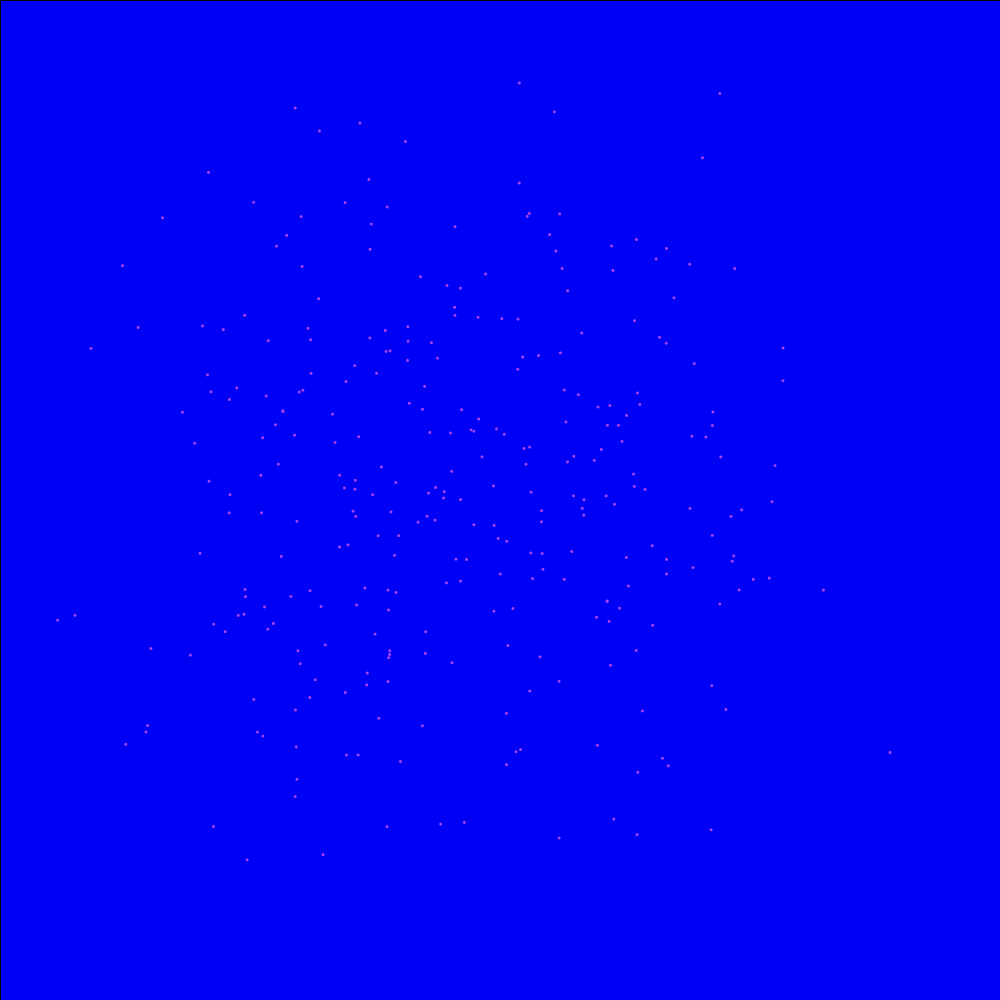
Frame 1 (no input)
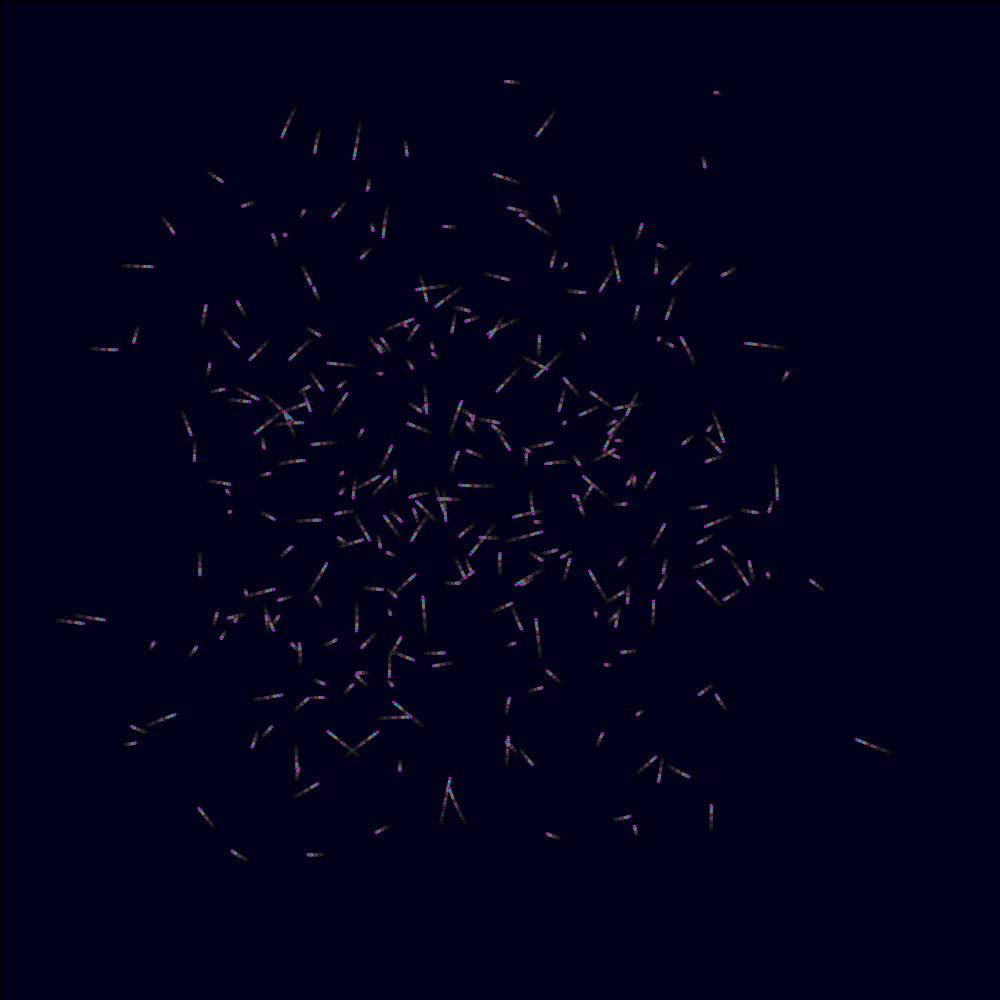
Frame 60 (the mouse pressed at the canvas centre just before this capture)
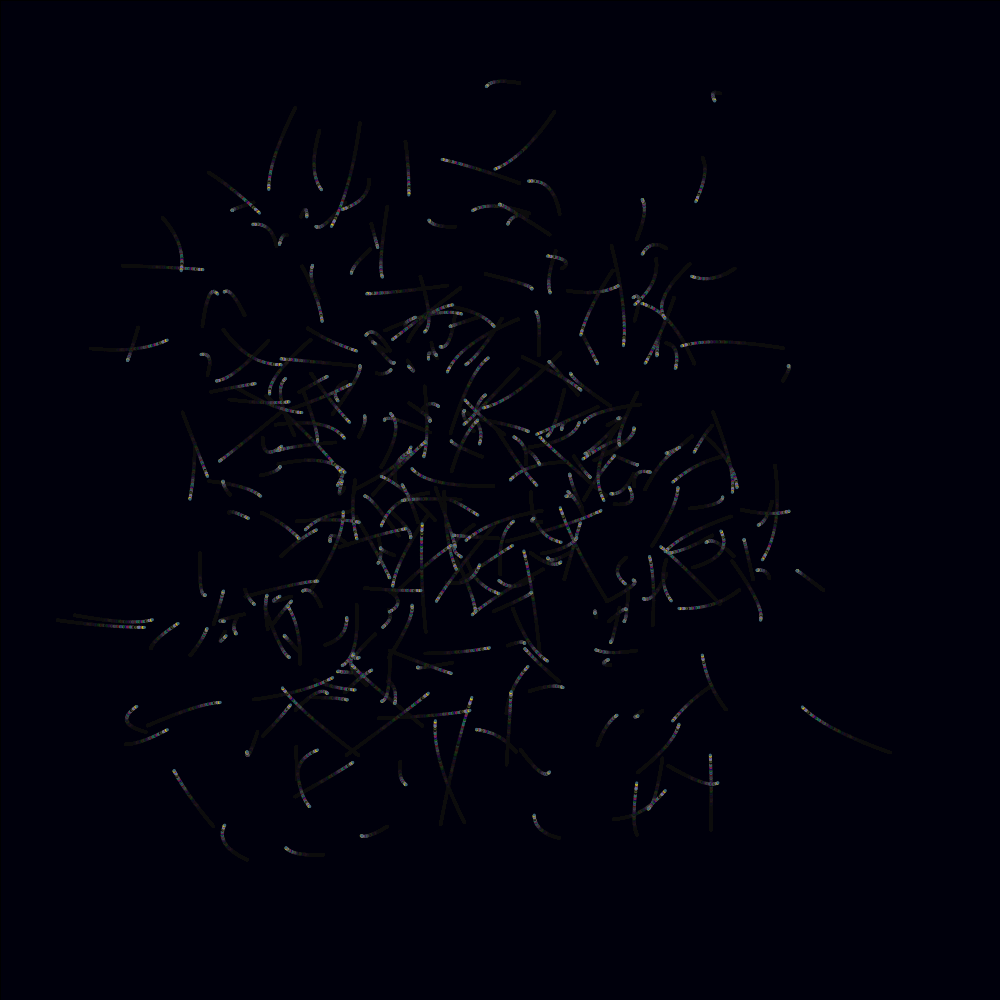
Frame 120 (the mouse held since frame 60 and released just before this capture)

The Processing sketch that drew these frames (run headless with seeded random() and noise(); from frame 60 on, the mouse is pressed at the canvas centre):

// Processing sketch: MagicWorms
// ── MagicWorms.pde
  float frequency= .001;
float noiseInterval = 10;
void setup(){
  size(1000,1000);
  background(0,0,255);
}

void draw(){
int randomColorR = (int) random(255);
int randomColorG = (int) random(255);
int randomColorB = (int) random(255);
makeMagical();
  for(int i=0; i<300; i++){
    fill(randomColorR, randomColorG, randomColorB);
   ellipse(getWormX(i), getWormY(i), 1000/300,1000/300);
  }
}

void makeMagical(){
 fill( 0, 0, 0, 10 );
     rect(0, 0, width, height);
     noStroke();
}

float getWormX(int i) {
     return map(noise(i*noiseInterval + frameCount * frequency), 0, 1, 0, width);
}

float getWormY(int i) {
     return map(noise(i*noiseInterval+1 + frameCount * frequency), 0, 1, 0, height);
}
